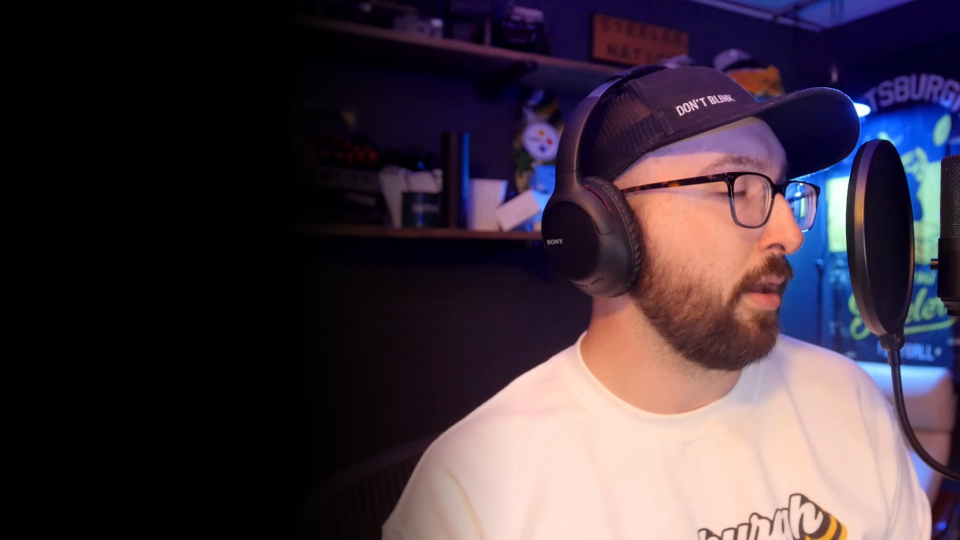
#> input picture destination/NEW_THUMBNAIL.png, 1920 x 1080 px (shown at 1/2 size)
$ python app.py   (older library calls are emulated)
#> lines starting #> are read from the running program, lines starting #| are printed output that depends on the picture; pictures that were not available may be replaced by others from this repository, and a replacement may not be noted
#!/usr/bin/python3

from email.mime import image
from glob import glob
import requests
import io
import time
import os
import glob
import shutil
from pathlib import Path
# [5 lines of commented-out code are left out]
from PIL import Image, ImageFont, ImageDraw

SCREENSHOT = './PAUSED_VIDEO.png'
EXISTING_THUMBNAIL = './OLD_THUMBNAIL.png'
NEW_THUMBNAIL = './destination/NEW_THUMBNAIL.png'
TITLE_FONT_FILE = './fonts/Maximum Impact.ttf'
DATE_FONT_FILE = './fonts/BebasNeue-Regular.ttf'
THUMBNAIL_OUTPUT = "./THUMBNAIL.png"

# [23 lines of commented-out code are left out]


# [87 lines left out: functions menu, moveMostRecentDownload, printTitle, getTitle, downloadImage, not called in this run]


def makeTempFolder():
    Path("tmp").mkdir(exist_ok=True)


def makeOutputFolder():
    Path("output").mkdir(exist_ok=True)


def changeResolution(thumbnail):
#> called with thumbnail = './destination/NEW_THUMBNAIL.png'
    size = 1920, 1080
    im = Image.open(thumbnail)
#> im is the input picture: PIL image 1920x1080 RGB; mean R, G, B 65.7, 52.5, 62.9
    im_resized = im.resize(size, Image.ANTIALIAS)
    im_resized.save("./tmp/THUMBNAIL_1080p.png", "PNG")
    print("Resolution of thumbnail changed")


def trim():
    # Trim new thumbnail
    img = Image.open('./tmp/THUMBNAIL_1080p.png')

    (left, upper, right, lower) = (0, 0, 1540, 1080)
    cropped_image = img.crop((left, upper, right, lower))
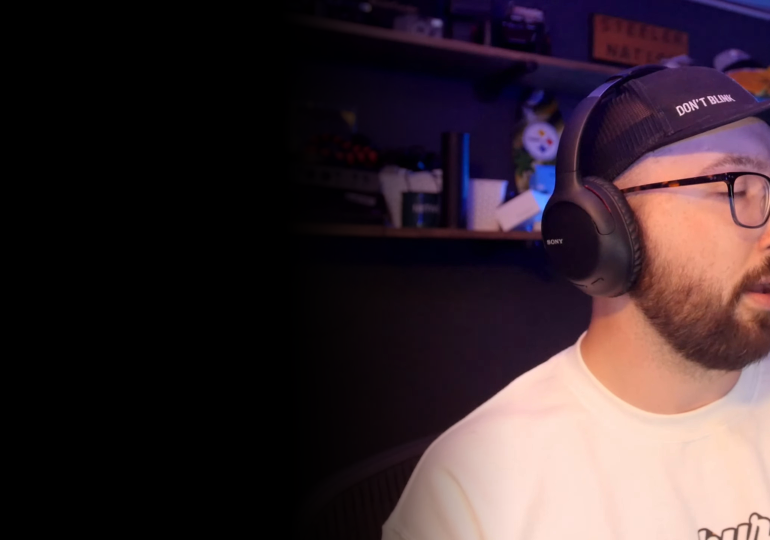
#> cropped_image: PIL image 1540x1080 RGB (shown at 1/2 size); mean R, G, B 58.5, 43.2, 48.4

    base_image = Image.open('./assets/base_image.png').convert("RGBA")
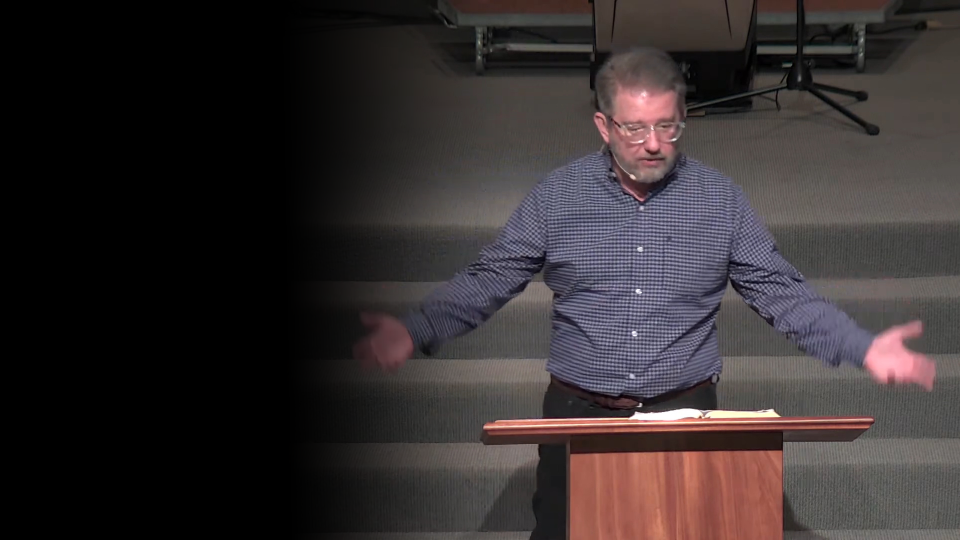
#> input picture base_thumbnail.png, 1920 x 1080 px, given in place of base_image.png, which was not available (shown at 1/2 size)
    cropped_image.save('./tmp/cropped_image.png')

    new_cropped_image_image = Image.open(
        './tmp/cropped_image.png').convert("RGBA")
    base_image.paste(new_cropped_image_image,
                     (380, 0), new_cropped_image_image)
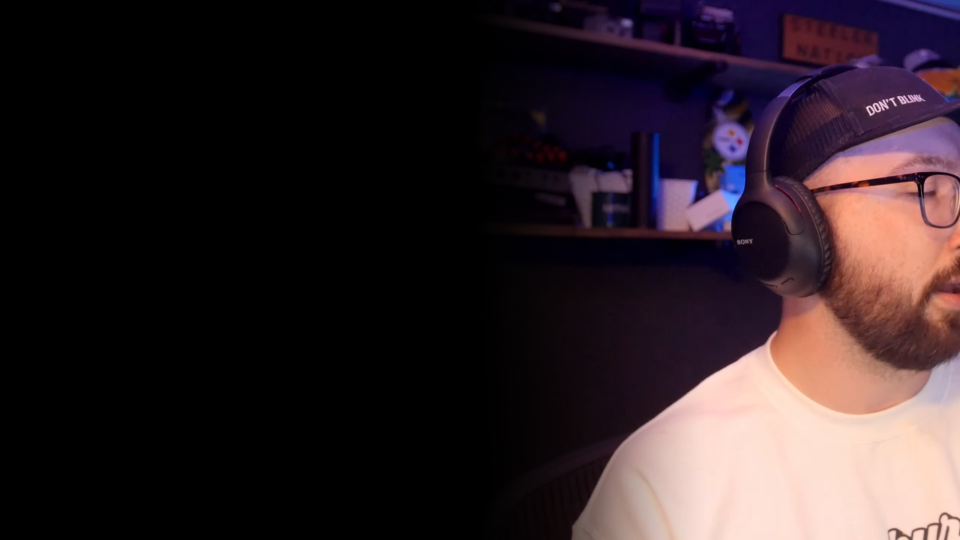
#> base_image: PIL image 1920x1080 RGBA (shown at 1/2 size); mean R, G, B, A 46.9, 34.6, 38.8, 255
    base_image.save('./tmp/TEST_IMAGE.png')
    print("Image cropped")


def overlayGradient():
    pass


def addTitles():
    # Set photo variables
    SCREENSHOT = 'TEST_IMAGE.png'
    GRADIENT = 'gradient.png'
    THUMBNAIL = './output/base_thumbnail.png'

    # getTitle

    # Image that goes on top
    img = Image.open("./assets/gradient.png").convert("RGBA")
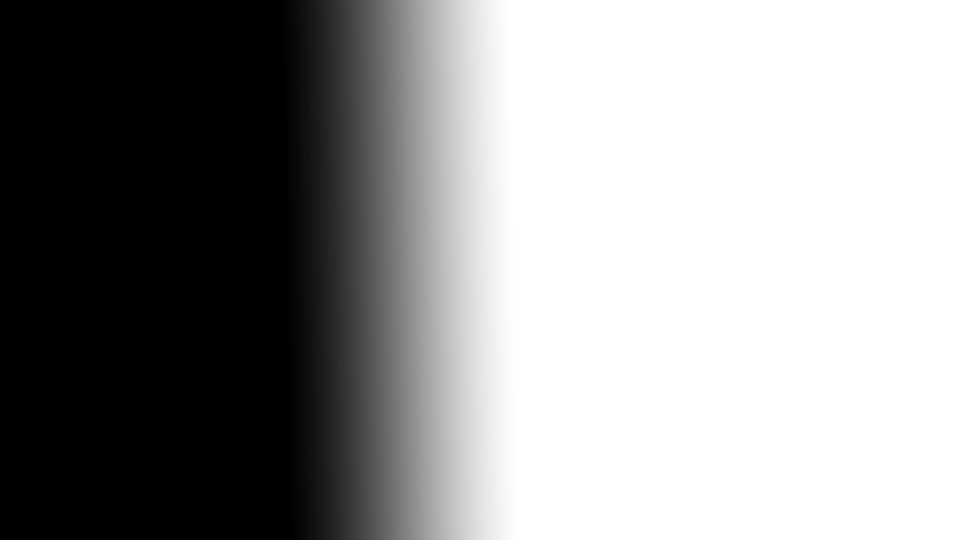
#> input picture assets/gradient.png, 1920 x 1080 px (shown at 1/2 size)
#> img is the input picture: PIL image 1920x1080 RGBA; mean R, G, B, A 0, 0, 0, 106.1

    # Image on bottom
    background = Image.open("./tmp/TEST_IMAGE.png").convert("RGB")

    # Overlays image
    new_image = background.paste(img, (0, 0), img)

    # [16 lines of commented-out code are left out]
    background.save(THUMBNAIL)
    # background.show()
    # print("Thumbnail created")
    # time.sleep(2)

    pass


# [31 lines left out: functions captureNewThumbnail, existingThumbnail, not called in this run]


def makeThumbnail(thumbnail):
    # getTitle()
    makeTempFolder()
    makeOutputFolder()
    changeResolution(thumbnail)
    trim()
    addTitles()
    print("Thumbnail created!")
    pass


# makeThumbnail(NEW_THUMBNAIL)


def moveThumbnail():
    # get list of files that matches pattern
    destination = "/home/anthony/Code/scripts/thumbnail-python/destination"
    pattern = "/home/anthony/Code/scripts/thumbnail-python/output/*"
    files = list(filter(os.path.isfile, glob.glob(pattern)))

    # sort by modified time
    files.sort(key=lambda x: os.path.getmtime(x))

    # get last item in list
    lastfile = files[-1]

    # print("Most recent file matching {}: {}".format(pattern, lastfile))
    # print("Most recent file is : " + lastfile)

    shutil.copy2(
        lastfile, destination)

    os.chdir(destination)
    for file in os.listdir():
        # print(file)
        new_name = "NEW_THUMBNAIL.png"
        os.rename(file, new_name)


# moveMostRecentDownload()
# time.sleep(6)
makeThumbnail(NEW_THUMBNAIL)
moveThumbnail()
